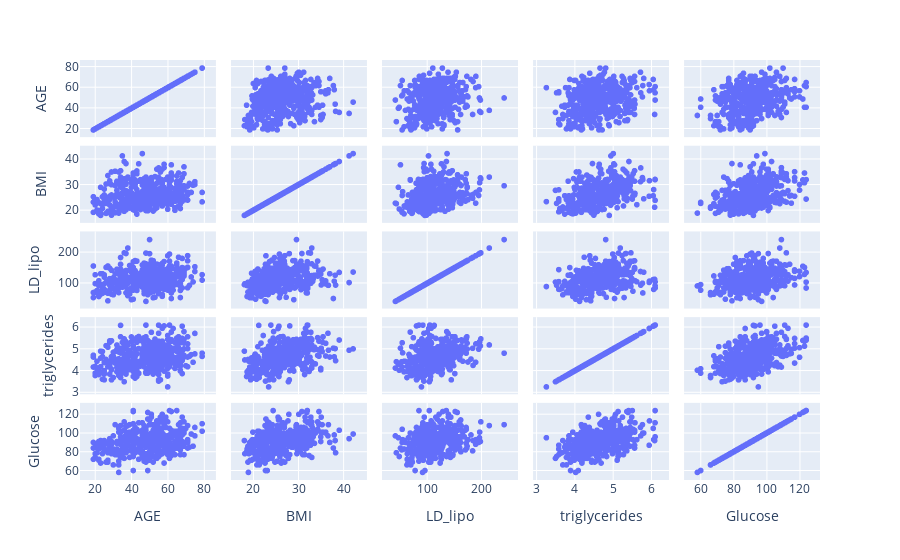

Source (notebook cell):
### Markdown cell above
&#9989; **(6 pt):** Draw a scatter matrix plot of the data with the variables: **AGE, BMI, LD_lipo, triglycerides, and Glucose.** Make sure to include a title for your plot. (**Note** It may be useful to use Google to help you find relevant documentation.)

### Code cell
## Put your code here

fig = px.scatter_matrix(df,
    dimensions=["AGE", "BMI", "LD_lipo", "triglycerides", "Glucose"],
    )
fig.show()

### Figure 1 — Plotly figure (JSON) as saved in the notebook; plotly's stock layout.template omitted (floating-point values rounded to 4 significant figures; data arrays with more than 128 entries replaced by an {"elided": "..."} marker saying what was removed)
{"data": [{"dimensions": [{"axis": {"matches": true}, "label": "AGE", "values": {"elided": "442 int values"}}, {"axis": {"matches": true}, "label": "BMI", "values": {"elided": "442 float values"}}, {"axis": {"matches": true}, "label": "LD_lipo", "values": {"elided": "442 float values"}}, {"axis": {"matches": true}, "label": "triglycerides", "values": {"elided": "442 float values"}}, {"axis": {"matches": true}, "label": "Glucose", "values": {"elided": "442 int values"}}], "hovertemplate": "%{xaxis.title.text}=%{x}<br>%{yaxis.title.text}=%{y}<extra></extra>", "legendgroup": "", "marker": {"color": "#636efa", "symbol": "circle"}, "name": "", "showlegend": false, "type": "splom"}], "layout": {"dragmode": "select", "legend": {"tracegroupgap": 0}, "margin": {"t": 60}}}
